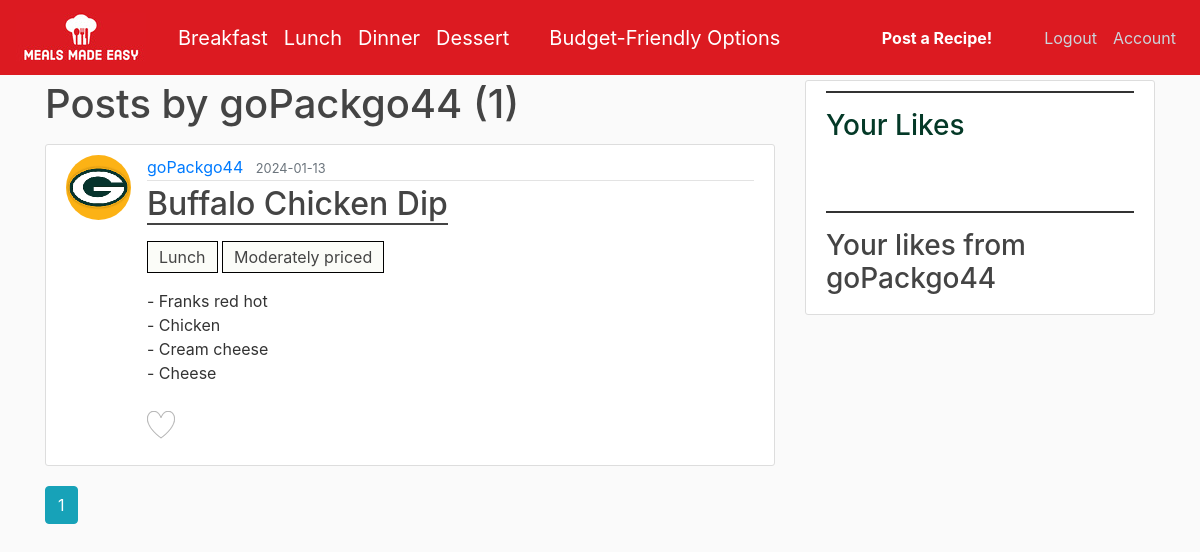
The page /user/goPackgo44 (signed in) on the database its author committed.
### src/models.py (models this page shows, shortened)
class User(db.Model, UserMixin):
    id = db.Column(db.Integer, primary_key=True)
    username = db.Column(db.String(20), unique=True, nullable=False)
    email = db.Column(db.String(120), unique=True, nullable=False)
    image_file = db.Column(db.String(20), nullable=False, default='default.jpg')
    password = db.Column(db.String(60), nullable=False)
    posts = db.relationship('Post', backref='author', lazy=True)
    liked = db.relationship(
        'PostLike',
        foreign_keys='PostLike.user_id',
        backref='user', lazy='dynamic')
    def has_liked_post(self, post):
        return PostLike.query.filter(
            PostLike.user_id == self.id,
            PostLike.post_id == post.id).count() > 0

class Post(db.Model):
    id = db.Column(db.Integer, primary_key=True)
    title = db.Column(db.String(100), nullable=False)
    type = db.Column(db.Text)
    price = db.Column(db.Text)
    date_posted = db.Column(db.DateTime, nullable=False, default=datetime.utcnow)
    content = db.Column(db.Text, nullable=False)
    user_id = db.Column(db.Integer, db.ForeignKey('user.id'), nullable=False)
    likes = db.relationship('PostLike', backref='post', lazy='dynamic')

### src/users/routes.py (the view)
@users.route("/user/<string:username>")
def user_posts(username):
    page = request.args.get('page', 1, type=int)
    user = User.query.filter_by(username=username).first_or_404()
    allPosts = Post.query.order_by(Post.date_posted.desc())
    posts = Post.query.filter_by(author=user) \
        .order_by(Post.date_posted.desc()) \
        .paginate(page=page, per_page=5)
    return render_template('user_posts.html', posts=posts, user=user, allPosts=allPosts)

### src/models.py (called while the page is built)
@login_manager.user_loader
def load_user(user_id):
    return User.query.get(int(user_id))

### src/templates/user_posts.html
{% extends "layout.html" %}
{% block content %}
    <h1 class="mb-3">Posts by {{ user.username }} ({{ posts.total }})</h1>
{% for post in posts.items %}
<article class="media content-section">
  <img class="rounded-circle article-img" src="{{ url_for('static', filename='profile_pics/' + post.author.image_file) }}">
  <div class="media-body">
    <div class="article-metadata">
      <a class="mr-2" href="{{ url_for('users.user_posts', username=post.author.username) }}">{{ post.author.username }}</a>
      <small class="text-muted">{{ post.date_posted.strftime('%Y-%m-%d') }}</small>
    </div>
    <h2><a class="article-title bg-post_title mt-4;" href="{{ url_for('posts.post', post_id=post.id) }}">{{ post.title }}</a></h2>
    <a class="article-title bg-type_back mt-4;" href="/{{ post.type }}">{{ post.type }}</a>
    <a class="article-title bg-type_back" href="#">{{ post.price }}</a>
    <p class="article-content mt-3">{{ post.content }}</p>
                {% if current_user.has_liked_post %}
                <p>{% if current_user.has_liked_post(post) %}
                    <a class="article-title bg-unlike mt-4;" href="{{ url_for('posts.like_action', post_id=post.id, action='unlike') }}"><img src="{{ url_for('static', filename='likeButton/Unlike.png') }}"></a>
                    {% else %}
                    <a class="article-title bg-like mt-4;" href="{{ url_for('posts.like_action', post_id=post.id, action='like') }}"><img src="{{ url_for('static', filename='likeButton/Like.png') }}"></a>
                    {% endif %}</p>
                {% endif %}
  </div>
</article>
{% endfor %}
  {% for page_num in posts.iter_pages(left_edge=1, right_edge=1, left_current=1, right_current=2) %}
    {% if page_num %}
      {% if posts.page == page_num %}
        <a class="btn btn-info mb-4" href="{{ url_for('users.user_posts', username=user.username, page=page_num) }}">{{ page_num }}</a>
      {% else %}
        <a class="btn btn-outline-info mb-4" href="{{ url_for('users.user_posts', username=user.username, page=page_num) }}">{{ page_num }}</a>
      {% endif %}
    {% else %}
    ...
    {% endif %}
  {% endfor %}
{% endblock content %}

### src/templates/layout.html (shortened to what this page needs)
<!DOCTYPE html>
<html>
<head>
    <link rel="stylesheet" href="https://maxcdn.bootstrapcdn.com/bootstrap/4.0.0/css/bootstrap.min.css">
    <link rel="stylesheet" type="text/css" href="{{ url_for('static', filename='main.css') }}">
</head>
<body>
<header class="site-header">
    <nav class="navbar navbar-expand-md navbar-dark bg-top fixed-top">
        <a class="navbar-brand mr-3" href="/" ><img src="{{ url_for('static', filename='header/MME2.jpeg') }}"></a>
            <div class="collapse navbar-collapse" id="navbarToggle">
                <div class="navbar-nav">
                    <a class="navbar-brand pl-3 mr-3" href="{{ url_for('main.breakfast') }}">Breakfast</a>
                    <a class="navbar-brand mr-3" href="{{ url_for('main.lunch') }}">Lunch</a>
                    <a class="navbar-brand mr-3" href="{{ url_for('main.dinner') }}">Dinner</a>
                    <a class="navbar-brand mr-3" href="{{ url_for('main.dessert') }}">Dessert</a>
                    <a class="navbar-brand pl-4 mr-3" href="{{ url_for('main.cheap') }}">Budget-Friendly Options</a>
                </div>
                <div class="navbar-nav ml-auto">
                    {% if current_user.is_authenticated %}
                        <a class="nav-item text-white font-weight-bold pr-5 nav-link" href="{{ url_for('posts.new_post') }}">Post a Recipe!</a>
                        <a class="nav-item pl-1 nav-link" href="{{ url_for('users.logout') }}">Logout</a>
                        <a class="nav-item nav-link" href="{{ url_for('users.account') }}">Account</a>
                    {% else %}
                        <a class="nav-item nav-link" href="{{ url_for('users.login') }}">Login</a>
                        <a class="nav-item nav-link" href="{{ url_for('users.register') }}">Register</a>
                    {% endif %}
                </div>
            </div>
    </nav>
</header>
<main role="main" class="container">
    <div class="row">
        <div class="col-md-8">
            {% block content %}{% endblock %}
        </div>
        {% if allPosts %}
        <div class="col-md-4">
            <div class="content-section">
                <p class="bg-post_title"></p>
                <h3 class="fav-title">Your Likes</h3>
                {% if current_user.has_liked_post %}
                <br></br>
                {% if user %}
                    <p class="bg-post_title"></p>
                {% endif %}
                {% endif %}
                {% if current_user.is_authenticated!=False %}
                    {% if user %}
                        <h3>Your likes from {{ user.username }}</h3>
                    {% endif %}
                {% endif %}
                </div>
            </div>
        {% endif %}
    </div>
</main>
</body>
</html>

### src/static/main.css (style rules this page uses)
body { background: #fafafa; color: #333333; margin-top: 5rem; }
h1, h2, h3, h4, h5, h6 { color: #444444; }
.bg-top { background-color: #DC1A21; }
.bg-type_back { display: inline-block; margin-top: 10px; background-color: #FBFCF8; padding: 3px 11px 3px 11px; border: 1px ridge #000000 }
.bg-like { display: inline-block; margin-top: 10px; }
.bg-post_title { border-bottom: 2px solid; }
.fav-title { color: #043927; margin-top: 0px; margin-bottom: 20px }
.site-header .navbar-nav .nav-link { color: #cbd5db; }
.content-section { background: #ffffff; padding: 10px 20px; border: 1px solid #dddddd; border-radius: 3px; margin-bottom: 20px; }
.article-title { color: #444444; }
.article-content { white-space: pre-line; }
.article-img { height: 65px; width: 65px; margin-right: 16px; }
.article-metadata { padding-bottom: 1px; margin-bottom: 4px; border-bottom: 1px solid #e3e3e3 }

### rows shown on the page
User: username "goPackgo44"
Post: image_file (picture), author.username "goPackgo44", date_posted "2024-01-13", title "Buffalo Chicken Dip", type "Lunch", price "Moderately priced", content "- Franks red hot - Chicken - Cream cheese - Cheese"

### other values the page prints
{{ posts.total }} "1"
{{ page_num }} "1"
